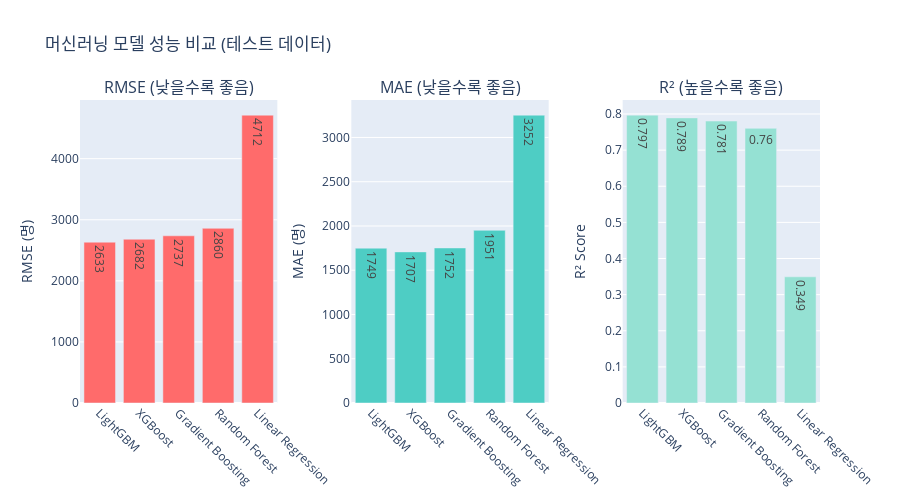

Source (notebook cell):
### Code cell
# Plotly 시각화: 모델 성능 비교 (RMSE, MAE, R²)
fig = make_subplots(
    rows=1, cols=3,
    subplot_titles=('RMSE (낮을수록 좋음)', 'MAE (낮을수록 좋음)', 'R² (높을수록 좋음)'),
    horizontal_spacing=0.1
)

# RMSE 비교
fig.add_trace(
    go.Bar(
        x=df_results['Model'],
        y=df_results['Test_RMSE'],
        name='Test RMSE',
        marker_color='#FF6B6B',
        text=df_results['Test_RMSE'].round(0),
        textposition='auto'
    ),
    row=1, col=1
)

# MAE 비교
fig.add_trace(
    go.Bar(
        x=df_results['Model'],
        y=df_results['Test_MAE'],
        name='Test MAE',
        marker_color='#4ECDC4',
        text=df_results['Test_MAE'].round(0),
        textposition='auto'
    ),
    row=1, col=2
)

# R² 비교
fig.add_trace(
    go.Bar(
        x=df_results['Model'],
        y=df_results['Test_R2'],
        name='Test R²',
        marker_color='#95E1D3',
        text=df_results['Test_R2'].round(3),
        textposition='auto'
    ),
    row=1, col=3
)

fig.update_xaxes(tickangle=45)
fig.update_yaxes(title_text="RMSE (명)", row=1, col=1)
fig.update_yaxes(title_text="MAE (명)", row=1, col=2)
fig.update_yaxes(title_text="R² Score", row=1, col=3)

fig.update_layout(
    height=500,
    title_text="머신러닝 모델 성능 비교 (테스트 데이터)",
    showlegend=False
)

fig.show()

# 최고 성능 모델 선택
best_model_name = df_results.iloc[0]['Model']
print(f"\n🏆 최고 성능 모델: {best_model_name}")
print(f"  - Test RMSE: {df_results.iloc[0]['Test_RMSE']:.2f}명")
print(f"  - Test MAE: {df_results.iloc[0]['Test_MAE']:.2f}명")
print(f"  - Test R²: {df_results.iloc[0]['Test_R2']:.4f}")
print(f"\n해석: 평균적으로 실제 관중 수와 약 ±{df_results.iloc[0]['Test_MAE']:.0f}명 차이로 예측")

### Figure 1 — Plotly figure (JSON) as saved in the notebook; plotly's stock layout.template omitted (floating-point values rounded to 4 significant figures)
{"data": [{"marker": {"color": "#FF6B6B"}, "name": "Test RMSE", "text": [2633.0, 2682.0, 2737.0, 2860.0, 4712.0], "textposition": "auto", "type": "bar", "x": ["LightGBM", "XGBoost", "Gradient Boosting", "Random Forest", "Linear Regression"], "xaxis": "x", "y": [2633.0, 2682.0, 2737.0, 2860.0, 4712.0], "yaxis": "y"}, {"marker": {"color": "#4ECDC4"}, "name": "Test MAE", "text": [1749.0, 1707.0, 1752.0, 1951.0, 3252.0], "textposition": "auto", "type": "bar", "x": ["LightGBM", "XGBoost", "Gradient Boosting", "Random Forest", "Linear Regression"], "xaxis": "x2", "y": [1749.0, 1707.0, 1752.0, 1951.0, 3252.0], "yaxis": "y2"}, {"marker": {"color": "#95E1D3"}, "name": "Test R²", "text": [0.797, 0.789, 0.781, 0.76, 0.349], "textposition": "auto", "type": "bar", "x": ["LightGBM", "XGBoost", "Gradient Boosting", "Random Forest", "Linear Regression"], "xaxis": "x3", "y": [0.7969, 0.7893, 0.7805, 0.7604, 0.3494], "yaxis": "y3"}], "layout": {"annotations": [{"font": {"size": 16}, "showarrow": false, "text": "RMSE (낮을수록 좋음)", "x": 0.1333, "xanchor": "center", "xref": "paper", "y": 1, "yanchor": "bottom", "yref": "paper"}, {"font": {"size": 16}, "showarrow": false, "text": "MAE (낮을수록 좋음)", "x": 0.5, "xanchor": "center", "xref": "paper", "y": 1, "yanchor": "bottom", "yref": "paper"}, {"font": {"size": 16}, "showarrow": false, "text": "R² (높을수록 좋음)", "x": 0.8667, "xanchor": "center", "xref": "paper", "y": 1, "yanchor": "bottom", "yref": "paper"}], "height": 500, "showlegend": false, "title": {"text": "머신러닝 모델 성능 비교 (테스트 데이터)"}, "xaxis": {"anchor": "y", "domain": [0, 0.2667], "tickangle": 45}, "xaxis2": {"anchor": "y2", "domain": [0.3667, 0.6333], "tickangle": 45}, "xaxis3": {"anchor": "y3", "domain": [0.7333, 1], "tickangle": 45}, "yaxis": {"anchor": "x", "domain": [0, 1], "title": {"text": "RMSE (명)"}}, "yaxis2": {"anchor": "x2", "domain": [0, 1], "title": {"text": "MAE (명)"}}, "yaxis3": {"anchor": "x3", "domain": [0, 1], "title": {"text": "R² Score"}}}}
